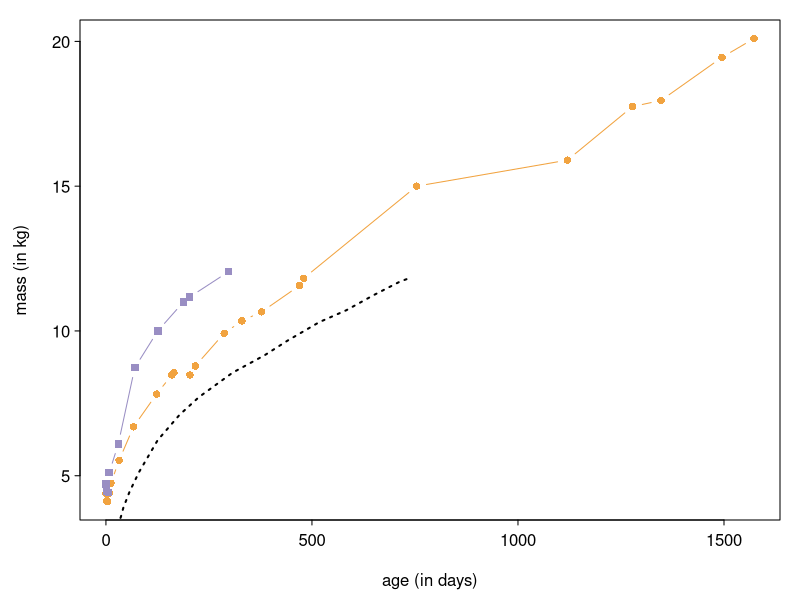
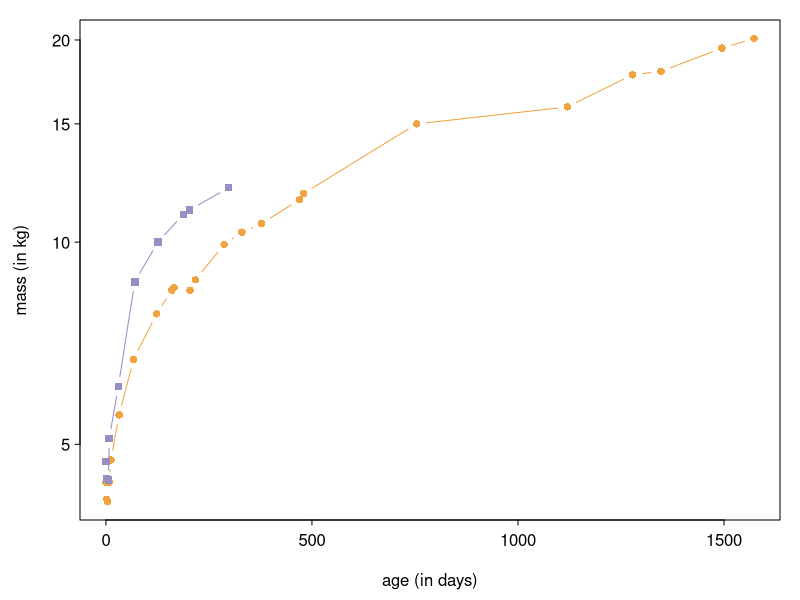
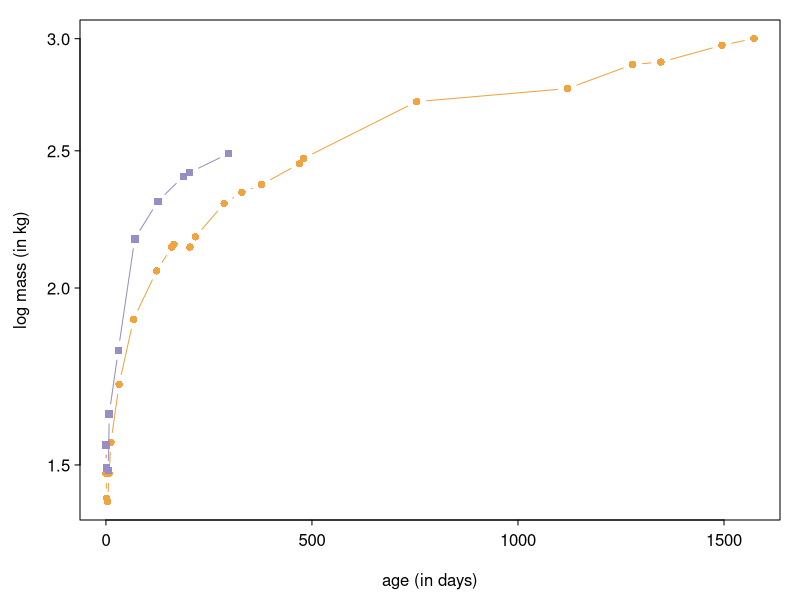
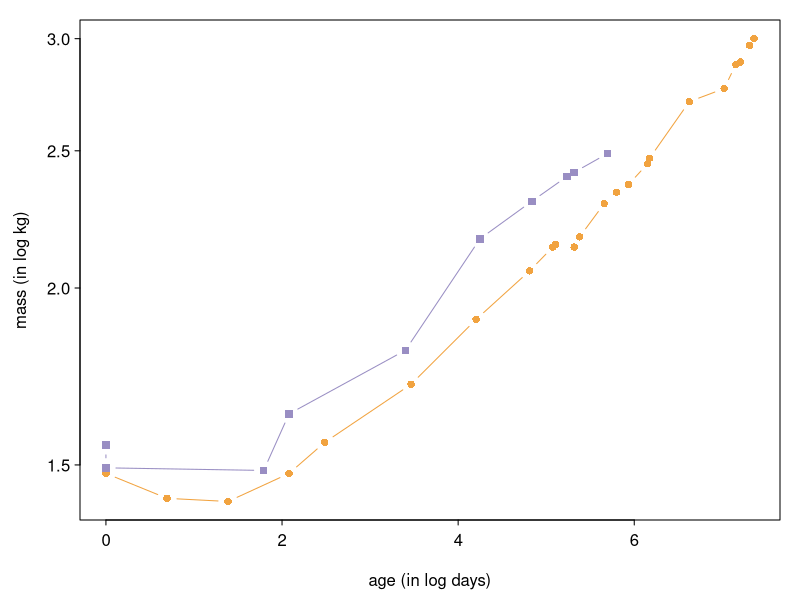

Write the R code that produced these figures, in order. (Note: this script raises an error after producing the figures.)

# 
setwd("C:\\Users\\jonsm\\Dropbox\\Professional\\paleomitchelljs.github.io\\data\\")
Beren <- read.csv("beren.csv")
dayID <- apply(Beren, 1, function(x) paste(x[1:3], collapse='-'))
dateID <- sapply(dayID, as.Date, format="%Y-%m-%d", origin = "2019-04-18")
Beren$age <- dateID - dateID[which(Beren$event == "birth")]

Cyrus <- read.csv("cyrus.csv")
dayID <- apply(Cyrus, 1, function(x) paste(x[1:3], collapse='-'))
dateID <- sapply(dayID, as.Date, format="%Y-%m-%d", origin = "2022-04-12")
Cyrus$age <- dateID - dateID[which(Cyrus$event == "birth")]



bMass <- Beren[grep("mass", Beren$event),c("value","age")]
bMass <- bMass[order(bMass$age),]
cMass <- Cyrus[grep("mass", Cyrus$event),c("value","age")]
cMass <- cMass[order(cMass$age),]

who <- read.csv("who_median.csv", header=F)

pdf("mass_growth.pdf", height=5, width=5)
par(las=1, mar=c(4,4,1,1), mgp=c(2.5, 0.5, 0), tck=-0.01)
plot(bMass$age, bMass$value, type="b", pch=16, col="#f1a340", xlab="age (in days)", ylab="mass (in kg)")
lines(cMass$age, cMass$value/1000, type="b", pch=15, col="#998ec3")
lines(who[,1], who[,2], type="l", col='black', lty=3, lwd=2)
dev.off()


pdf("mass_growth_log.pdf", height=5, width=5)
par(las=1, mar=c(4,4,1,1), mgp=c(2.5, 0.5, 0), tck=-0.01)
plot(bMass$age, bMass$value, type="b", pch=16, col="#f1a340", xlab="age (in days)", ylab="mass (in kg)", log="y")
lines(cMass$age, cMass$value/1000, type="b", pch=15, col="#998ec3")
dev.off()


pdf("mass_growth_log2.pdf", height=5, width=5)
par(las=1, mar=c(4,4,1,1), mgp=c(2.5, 0.5, 0), tck=-0.01)
plot(bMass$age, log(bMass$value), type="b", pch=16, col="#f1a340", xlab="age (in days)", ylab="log mass (in kg)", log="y")
lines(cMass$age, log(cMass$value/1000), type="b", pch=15, col="#998ec3")
dev.off()

lbAge <- bMass$age
lbAge[which(lbAge == 0)] <- lbAge[which(lbAge == 0)] + 1
lbAge <- log(lbAge)

lcAge <- cMass$age
lcAge[which(lcAge == 0)] <- lcAge[which(lcAge == 0)] + 1
lcAge <- log(lcAge)

pdf("mass_growth_log3.pdf", height=5, width=5)
par(las=1, mar=c(4,4,1,1), mgp=c(2.5, 0.5, 0), tck=-0.01)
plot(lbAge, log(bMass$value), type="b", pch=16, col="#f1a340", xlab="age (in log days)", ylab="mass (in log kg)", log="y")
lines(lcAge, log(cMass$value/1000), type="b", pch=15, col="#998ec3")
dev.off()

hist(x, col='black', border='white', xlab='offspring masses', main='')
